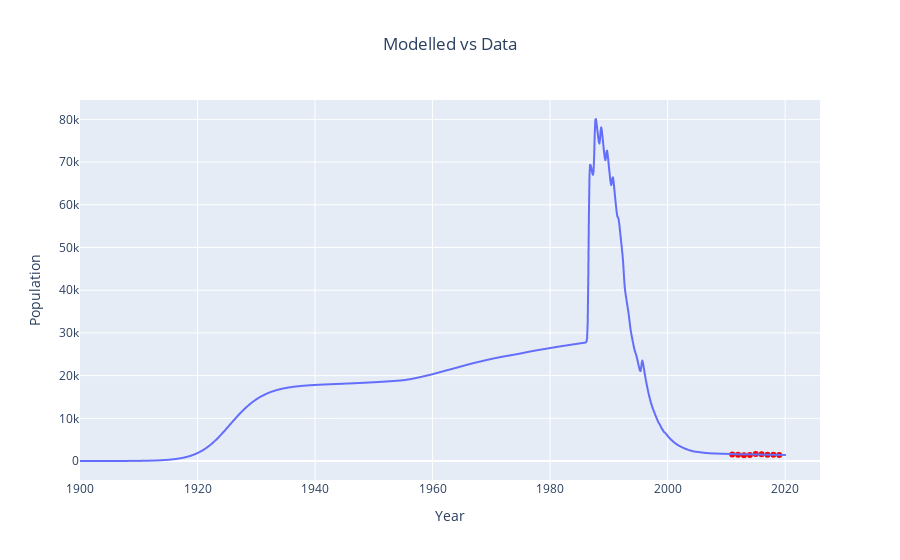

This figure's notebook cell:
### Code cell
notif_1 = px.line(
    derived_df_0,
    x=derived_df_0.index,
    y="notifications",
)
notif_2 = px.scatter(x= plots['notifications']['times'], y = plots['notifications']['values'])
notif_2.update_traces(marker=dict(color="red"))
notif_plot = go.Figure(
    data=notif_1.data + notif_2.data,
)
notif_plot.update_layout(
    title="Modelled vs Data", title_x=0.5, xaxis_title="Year", yaxis_title="Population"
)
notif_plot.show()

### Figure 1 — Plotly figure (JSON) as saved in the notebook; plotly's stock layout.template omitted (floating-point values rounded to 4 significant figures; data arrays with more than 128 entries replaced by an {"elided": "..."} marker saying what was removed)
{"data": [{"hovertemplate": "index=%{x}<br>notifications=%{y}<extra></extra>", "legendgroup": "", "line": {"color": "#636efa", "dash": "solid"}, "marker": {"symbol": "circle"}, "mode": "lines", "name": "", "showlegend": false, "type": "scattergl", "x": {"elided": "1201 float values"}, "xaxis": "x", "y": {"elided": "1201 float values"}, "yaxis": "y"}, {"hovertemplate": "x=%{x}<br>y=%{y}<extra></extra>", "legendgroup": "", "marker": {"color": "red", "symbol": "circle"}, "mode": "markers", "name": "", "orientation": "v", "showlegend": false, "type": "scatter", "x": [2011, 2012, 2013, 2014, 2015, 2016, 2017, 2018, 2019], "xaxis": "x", "y": [1495, 1485, 1369, 1405, 1642, 1555, 1440, 1468, 1417], "yaxis": "y"}], "layout": {"title": {"text": "Modelled vs Data", "x": 0.5}, "xaxis": {"title": {"text": "Year"}}, "yaxis": {"title": {"text": "Population"}}}}
